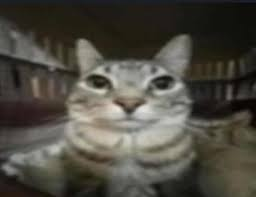
#> input picture imgs/image1.jpeg, 256 x 197 px
$ python main.py
#> lines starting #> are read from the running program, lines starting #| are printed output that depends on the picture
### keypoints_workspace/helpers/main.py
'''
This file contains helper functions for the keypoints workspace.
Such as global variables, error handling, and other utility functions.

Global variables:
- ROOT_DIR: The root directory of the project. i.e. ImageProcessing
- CV: The OpenCV library
- MAIN_IMAGE: The main image used in the workspace
- GRAY_IMAGE: The main image converted to grayscale

Utility functions:
- save_image: Save an image to the imgs directory
- show_image: Display an image in a window

'''

import cv2
import os

ROOT_DIR = os.path.dirname(os.path.dirname(os.path.dirname(os.path.abspath(__file__))))
CURRENT_DIR = os.path.dirname(os.path.dirname(os.path.abspath(__file__)))
CV = cv2
MAIN_IMAGE = CV.imread(os.path.join(ROOT_DIR, 'imgs/image1.jpeg'))
#> MAIN_IMAGE is the input picture: shape (197, 256, 3); mean B, G, R 65.9, 74.7, 77.6
GRAY_IMAGE = CV.cvtColor(MAIN_IMAGE, CV.COLOR_BGR2GRAY)

# [13 lines left out: functions save_image, show_image, not called in this run]

def show_multiple_images(images, titles):
  try:
    for i in range(len(images)):
      CV.imshow(titles[i], images[i])
    CV.waitKey(0)
    CV.destroyAllWindows()
  except Exception as e:
    print('Error showing images:', e)

print('Helper functions loaded successfully')
print('ROOT_DIR:', ROOT_DIR)
print('CURRENT_DIR:', CURRENT_DIR)

### keypoints_workspace/main.py
'''
In conclusion, we have seen how to detect keypoints using different algorithms.
The main difference between these algorithms is the speed and robustness. But the
most important thing is to know when to use each algorithm because each one meet the
objective of detecting keypoints.
'''
from sys import path
path.append('..')
from helpers.main import *

sift = CV.SIFT_create()
akaze = CV.AKAZE_create()
fast = CV.FastFeatureDetector_create()
brief = CV.xfeatures2d.BriefDescriptorExtractor_create()
orb = CV.ORB_create()

sift_keypoints = sift.detect(GRAY_IMAGE, None)
#> sift_keypoints = 149 keypoints; strongest (x, y, size): (99, 81, 9.6), (163, 82, 9.9), (85, 52, 14.6), (178, 86, 6.9)
akaze_keypoints = akaze.detect(GRAY_IMAGE, None)
#> akaze_keypoints = 89 keypoints; strongest (x, y, size): (165, 82, 8.1), (178, 86, 8.1), (97, 82, 8.1), (129, 107, 11.4)
fast_keypoints = fast.detect(GRAY_IMAGE, None)
#> fast_keypoints = 370 keypoints; strongest (x, y, size): (104, 91, 7), (152, 81, 7), (107, 69, 7), (80, 84, 7)
brief_keypoints, brief_descriptors = brief.compute(GRAY_IMAGE, fast_keypoints)
#> brief_keypoints = 309 keypoints; strongest (x, y, size): (104, 91, 7), (152, 81, 7), (107, 69, 7), (80, 84, 7)
orb_keypoints, orb_descriptors = orb.compute(GRAY_IMAGE, fast_keypoints)
#> orb_keypoints = 306 keypoints; strongest (x, y, size): (104, 91, 7), (152, 81, 7), (107, 69, 7), (80, 84, 7)

sift_img = CV.drawKeypoints(GRAY_IMAGE, sift_keypoints, MAIN_IMAGE)
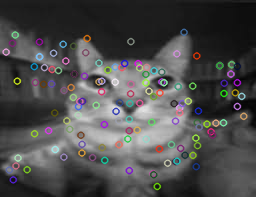
#> sift_img: shape (197, 256, 3); mean B, G, R 76.5, 76.5, 76.9
akaze_img = CV.drawKeypoints(GRAY_IMAGE, akaze_keypoints, MAIN_IMAGE)
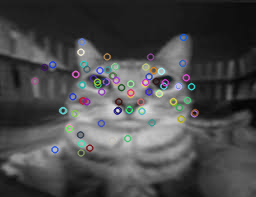
#> akaze_img: shape (197, 256, 3); mean B, G, R 75.2, 74.6, 74.3
fast_img = CV.drawKeypoints(GRAY_IMAGE, fast_keypoints, MAIN_IMAGE)
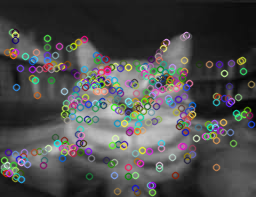
#> fast_img: shape (197, 256, 3); mean B, G, R 77.2, 77.6, 77.3
brief_img = CV.drawKeypoints(GRAY_IMAGE, brief_keypoints, MAIN_IMAGE)
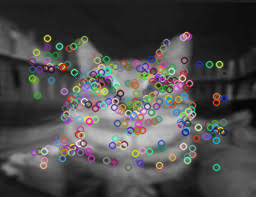
#> brief_img: shape (197, 256, 3); mean B, G, R 75.5, 76, 76.7
orb_img = CV.drawKeypoints(GRAY_IMAGE, orb_keypoints, MAIN_IMAGE)
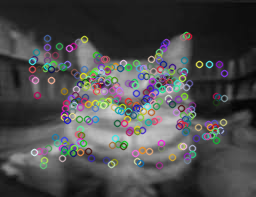
#> orb_img: shape (197, 256, 3); mean B, G, R 76.3, 75.9, 76

images_array = [sift_img, akaze_img, fast_img, brief_img, orb_img]
titles_array = ['SIFT Keypoints', 'AKAZE Keypoints', 'FAST Keypoints', 'BRIEF Keypoints', 'ORB Keypoints']

show_multiple_images(images_array, titles_array)
#> the loop in show_multiple_images, `for i in range(len(images)):` made 5 passes
